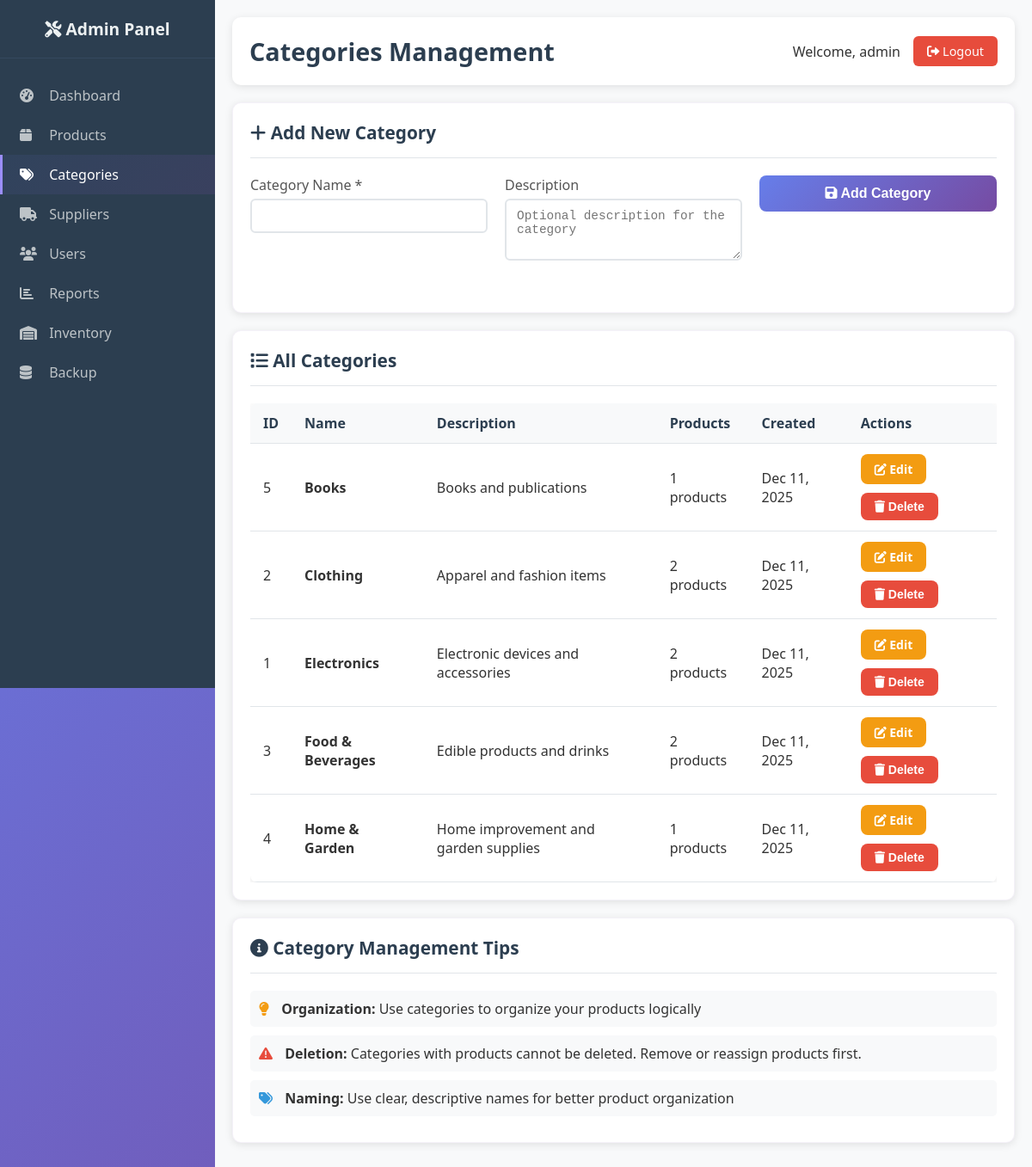
Screenshot of /admin/categories.php (signed in) with the database file from the repository.
### tables this page shows
CREATE TABLE `categories` (
  `id` int(11) NOT NULL AUTO_INCREMENT,
  `name` varchar(100) NOT NULL,
  `description` text DEFAULT NULL,
  `created_at` timestamp NOT NULL DEFAULT current_timestamp(),
  PRIMARY KEY (`id`)
);

### admin/categories.php (the view, shortened to what this page needs)
<?php
require_once '../config/database.php';
$stmt = $pdo->query("
    SELECT c.*, COUNT(p.id) as product_count
    FROM categories c
    LEFT JOIN products p ON c.id = p.category_id
    GROUP BY c.id
    ORDER BY c.name
");
$categories = $stmt->fetchAll();
$editCategory = null;
?>
<!DOCTYPE html>
<html lang="en">
<head>
    <link rel="stylesheet" href="../assets/css/style.css">
    <link href="https://cdnjs.cloudflare.com/ajax/libs/font-awesome/6.0.0/css/all.min.css" rel="stylesheet">
</head>
<body>
    <div class="dashboard-container">
        <div class="sidebar">
            <div class="sidebar-header">
                <h2><i class="fas fa-tools"></i> Admin Panel</h2>
            </div>
            <nav class="sidebar-nav">
                <a href="dashboard.php" class="nav-item">
                    <i class="fas fa-tachometer-alt"></i> Dashboard
                </a>
                <a href="products.php" class="nav-item">
                    <i class="fas fa-box"></i> Products
                </a>
                <a href="categories.php" class="nav-item active">
                    <i class="fas fa-tags"></i> Categories
                </a>
                <a href="suppliers.php" class="nav-item">
                    <i class="fas fa-truck"></i> Suppliers
                </a>
                <a href="users.php" class="nav-item">
                    <i class="fas fa-users"></i> Users
                </a>
                <a href="reports.php" class="nav-item">
                    <i class="fas fa-chart-bar"></i> Reports
                </a>
                <a href="inventory.php" class="nav-item">
                    <i class="fas fa-warehouse"></i> Inventory
                </a>
                <a href="backup.php" class="nav-item">
                    <i class="fas fa-database"></i> Backup
                </a>
            </nav>
        </div>
        <div class="main-content">
            <div class="header">
                <h1>Categories Management</h1>
                <div class="user-info">
                    <span>Welcome, <?php echo htmlspecialchars($_SESSION['username']); ?></span>
                    <a href="../logout.php" class="logout-btn">
                        <i class="fas fa-sign-out-alt"></i> Logout
                    </a>
                </div>
            </div>
            <div class="card">
                <div class="card-header">
                    <h3>
                        <i class="fas fa-plus"></i>
                        <?php echo $editCategory ? 'Edit Category' : 'Add New Category'; ?>
                    </h3>
                </div>
                <form method="POST" class="form-row">
                    <div class="form-group">
                        <label for="name">Category Name *</label>
                        <input type="text" id="name" name="name"
                               value="<?php echo $editCategory ? htmlspecialchars($editCategory['name']) : ''; ?>"
                               required>
                    </div>
                    <div class="form-group">
                        <label for="description">Description</label>
                        <textarea id="description" name="description" rows="3"
                                  placeholder="Optional description for the category"><?php echo $editCategory ? htmlspecialchars($editCategory['description']) : ''; ?></textarea>
                    </div>
                    <div class="form-group">
                        <button type="submit" class="btn btn-primary">
                            <i class="fas fa-save"></i>
                            <?php echo $editCategory ? 'Update Category' : 'Add Category'; ?>
                        </button>
                    </div>
                </form>
            </div>
            <div class="card">
                <div class="card-header">
                    <h3><i class="fas fa-list"></i> All Categories</h3>
                </div>
                <div class="table-container">
                    <table class="table">
                        <thead>
                            <tr>
                                <th>ID</th>
                                <th>Name</th>
                                <th>Description</th>
                                <th>Products</th>
                                <th>Created</th>
                                <th>Actions</th>
                            </tr>
                        </thead>
                        <tbody>
                            <?php if (empty($categories)): ?>
                                <tr>
                                    <td colspan="6" style="text-align: center; color: #666;">
                                        No categories found. Create the first one above.
                                    </td>
                                </tr>
                            <?php else: ?>
                                <?php foreach ($categories as $category): ?>
                                <tr>
                                    <td><?php echo $category['id']; ?></td>
                                    <td>
                                        <strong><?php echo htmlspecialchars($category['name']); ?></strong>
                                    </td>
                                    <td>
                                        <?php echo htmlspecialchars($category['description'] ?: 'No description'); ?>
                                    </td>
                                    <td>
                                        <span class="badge badge-info">
                                            <?php echo $category['product_count']; ?> products
                                        </span>
                                    </td>
                                    <td><?php echo date('M d, Y', strtotime($category['created_at'])); ?></td>
                                    <td>
                                        <div class="btn-group">
                                            <a href="?edit=<?php echo $category['id']; ?>" class="btn btn-warning btn-sm">
                                                <i class="fas fa-edit"></i> Edit
                                            </a>
                                            <?php if ($category['product_count'] == 0): ?>
                                                <form method="POST" style="display: inline;"
                                                      onsubmit="return confirm('Are you sure you want to delete this category?')">
                                                    <input type="hidden" name="action" value="delete">
                                                    <input type="hidden" name="id" value="<?php echo $category['id']; ?>">
                                                    <button type="submit" class="btn btn-danger btn-sm">
                                                        <i class="fas fa-trash"></i> Delete
                                                    </button>
                                                </form>
                                            <?php else: ?>
                                                <button class="btn btn-danger btn-sm" disabled title="Cannot delete - category has products">
                                                    <i class="fas fa-trash"></i> Delete
                                                </button>
                                            <?php endif; ?>
                                        </div>
                                    </td>
                                </tr>
                                <?php endforeach; ?>
                            <?php endif; ?>
                        </tbody>
                    </table>
                </div>
            </div>
            <div class="card">
                <div class="card-header">
                    <h3><i class="fas fa-info-circle"></i> Category Management Tips</h3>
                </div>
                <div class="info-content">
                    <ul style="list-style: none; padding: 0;">
                        <li style="margin-bottom: 10px; padding: 10px; background: #f8f9fa; border-radius: 5px;">
                            <i class="fas fa-lightbulb" style="color: #f39c12; margin-right: 10px;"></i>
                            <strong>Organization:</strong> Use categories to organize your products logically
                        </li>
                        <li style="margin-bottom: 10px; padding: 10px; background: #f8f9fa; border-radius: 5px;">
                            <i class="fas fa-exclamation-triangle" style="color: #e74c3c; margin-right: 10px;"></i>
                            <strong>Deletion:</strong> Categories with products cannot be deleted. Remove or reassign products first.
                        </li>
                        <li style="margin-bottom: 10px; padding: 10px; background: #f8f9fa; border-radius: 5px;">
                            <i class="fas fa-tags" style="color: #3498db; margin-right: 10px;"></i>
                            <strong>Naming:</strong> Use clear, descriptive names for better product organization
                        </li>
                    </ul>
                </div>
            </div>
        </div>
    </div>
</body>
</html>

### assets/css/style.css (style rules this page uses)
* { margin: 0; padding: 0; box-sizing: border-box; }
body { font-family: 'Segoe UI', Tahoma, Geneva, Verdana, sans-serif; background: linear-gradient(135deg, #667eea 0%, #764ba2 100%); min-height: 100vh; color: #333; }
.btn { display: inline-block; padding: 12px 30px; border: none; border-radius: 8px; font-size: 1rem; font-weight: 600; cursor: pointer; text-decoration: none; transition: all 0.3s ease; text-align: center; }
.btn-primary { background: linear-gradient(135deg, #667eea 0%, #764ba2 100%); color: white; width: 100%; }
.dashboard-container { display: flex; min-height: 100vh; }
.sidebar { width: 250px; background: #2c3e50; color: white; padding: 20px 0; position: fixed; height: 100vh; overflow-y: auto; }
.sidebar-header { padding: 0 20px 20px; border-bottom: 1px solid #34495e; text-align: center; }
.sidebar-header h2 { color: #ecf0f1; font-size: 1.2rem; }
.sidebar-nav { padding: 20px 0; }
.nav-item { display: block; padding: 12px 20px; color: #bdc3c7; text-decoration: none; transition: all 0.3s ease; border-left: 3px solid transparent; }
.nav-item:hover, .nav-item.active { background: linear-gradient(135deg, rgba(102, 126, 234, 0.08), rgba(118, 75, 162, 0.18)); color: white; border-left-color: #9b8efc; }
.nav-item i { margin-right: 10px; width: 20px; }
.main-content { flex: 1; margin-left: 250px; padding: 20px; background: #f8f9fa; }
.header { background: white; padding: 20px; border-radius: 10px; box-shadow: 0 2px 10px rgba(0, 0, 0, 0.1); margin-bottom: 20px; display: flex; justify-content: space-between; align-items: center; }
.header h1 { color: #2c3e50; font-size: 1.8rem; }
.user-info { display: flex; align-items: center; gap: 15px; }
.logout-btn { background: #e74c3c; color: white; padding: 8px 16px; border-radius: 6px; text-decoration: none; font-size: 0.9rem; transition: background 0.3s ease; }
.card { background: white; border-radius: 10px; box-shadow: 0 2px 10px rgba(0, 0, 0, 0.1); padding: 20px; margin-bottom: 20px; border: 1px solid rgba(118, 75, 162, 0.08); transition: transform 0.15s ease, box-shadow 0.15s ease, border-color 0.15s ease; }
.card-header { border-bottom: 1px solid #e1e5e9; padding-bottom: 15px; margin-bottom: 20px; }
.card-header h3 { color: #2c3e50; font-size: 1.3rem; }
.form-row { display: grid; grid-template-columns: repeat(auto-fit, minmax(250px, 1fr)); gap: 20px; margin-bottom: 20px; }
.form-group { margin-bottom: 15px; }
.form-group label { display: block; margin-bottom: 5px; color: #555; font-weight: 500; }
.form-group input, .form-group select, .form-group textarea { width: 100%; padding: 10px 12px; border: 2px solid #e1e5e9; border-radius: 6px; font-size: 0.9rem; transition: border-color 0.3s ease; }
.table-container { overflow-x: auto; }
.table { width: 100%; border-collapse: collapse; background: white; border-radius: 8px; overflow: hidden; box-shadow: 0 2px 10px rgba(0, 0, 0, 0.1); }
.table th, .table td { padding: 12px 15px; text-align: left; border-bottom: 1px solid #e1e5e9; }
.table th { background: #f8f9fa; font-weight: 600; color: #2c3e50; }
.btn-group { display: flex; gap: 10px; flex-wrap: wrap; }
.btn-warning { background: #f39c12; color: white; }
.btn-danger { background: #e74c3c; color: white; }
.card-header { display: flex; justify-content: space-between; align-items: center; }
.btn-sm { padding: 8px 16px; font-size: 0.875rem; }

### rows the page displays
categories: id "5", name "Books", description "Books and publications", product_count "1", created_at "Dec 11, 2025"
categories: id "2", name "Clothing", description "Apparel and fashion items", product_count "2", created_at "Dec 11, 2025"
categories: id "1", name "Electronics", description "Electronic devices and accessories", product_count "2", created_at "Dec 11, 2025"
categories: id "3", name "Food & Beverages", description "Edible products and drinks", product_count "2", created_at "Dec 11, 2025"
categories: id "4", name "Home & Garden", description "Home improvement and garden supplies", product_count "1", created_at "Dec 11, 2025"

### other values shown
$_SESSION['username'] "admin"
